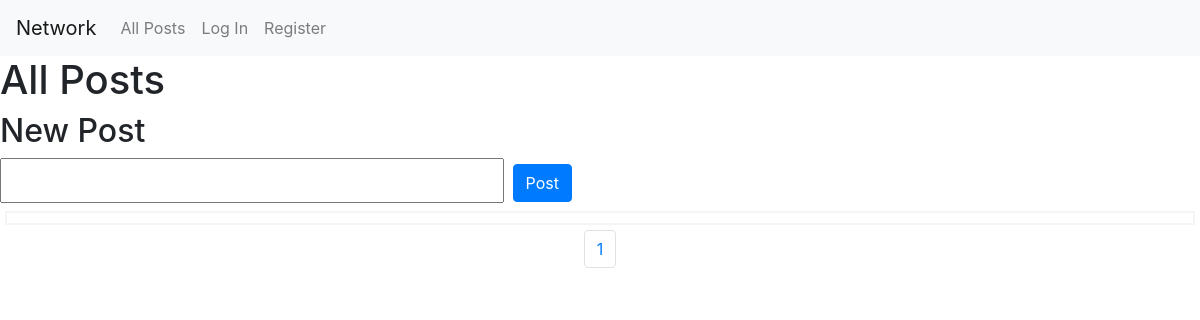
The app's page /, older data.
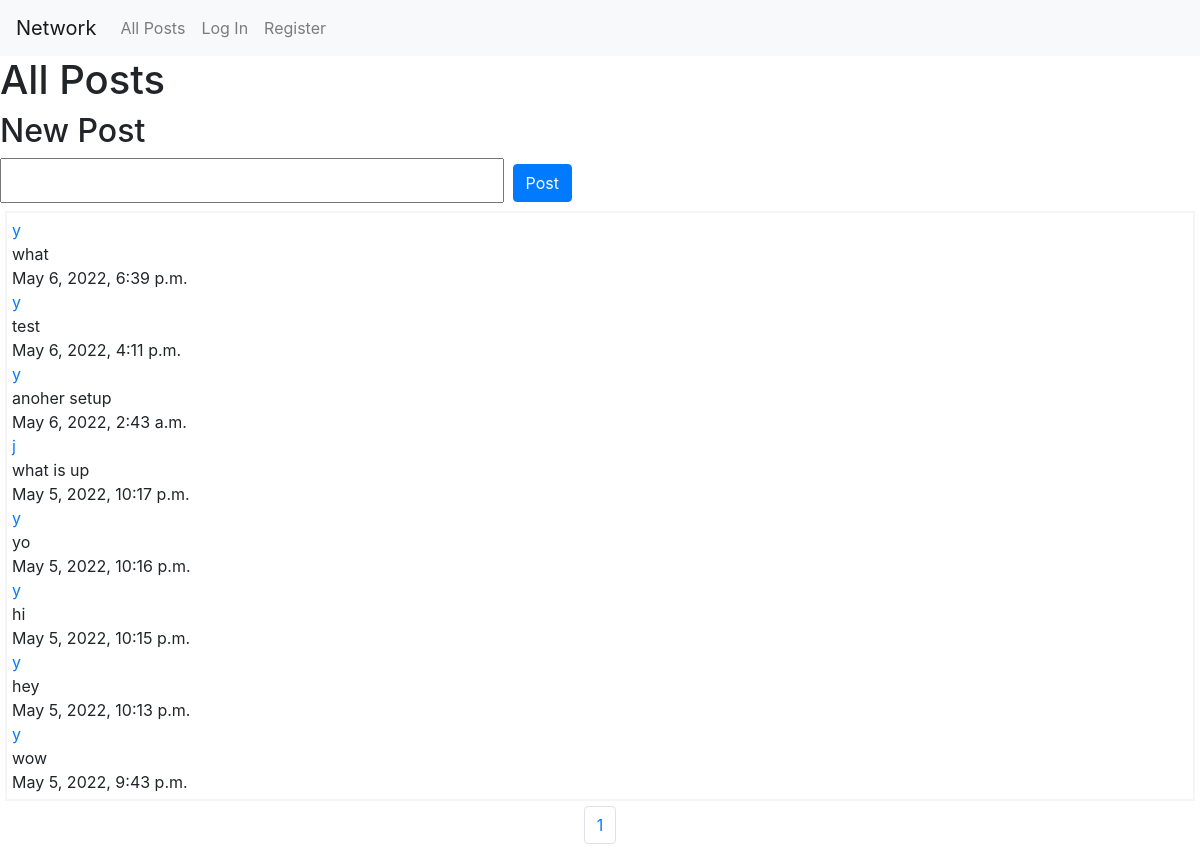
The same page, newer data.
### network/models.py (models this page shows)
class Posts(models.Model):
    content = models.TextField(max_length=280)
    user = models.ForeignKey(
        "User", on_delete=models.CASCADE, related_name="Posts")
    timestamp = models.DateTimeField(auto_now_add=True)

class User(AbstractUser):
    pass

### network/views.py (the view)
# urls.py: path("", views.index, name="index"),
def index(request):
    page = request.GET.get('page')
    all_posts = Posts.objects.order_by(
        '-timestamp')  # - indicates descending order
    all_posts = Paginator(all_posts, 10)
    posts = all_posts.get_page(page)
    return render(request, "network/index.html", {
        'posts': posts})

### network/templates/network/index.html (shortened to what this page needs)
{% extends "network/layout.html" %}
{% load static %}
{% block body %}
<div class="all-posts-header" id="all-posts-title-id">
    <h1> All Posts <h1>
</div>
<div id='new-post-form'>
    <h2> New Post <h2>
            <form id="post-form">
                <input id="form-input">
                <input id='submit-button' type="submit" class="btn btn-primary" value="Post" />
            </form>
</div>
<div class='all-posts'>
    {% for post in posts%}
    <div class="posts" id="{{post.id}}">
        <a href="{% url 'index' %}">{{post.user}}</a><br>
        {{post.content}}<br>
        {{post.timestamp}}<br>
    </div>
    {% endfor %}
</div>
<nav aria-label="...">
    <ul class="pagination justify-content-center">
        {% for i in posts.paginator.page_range%}
        <li class="page-item"><a class="page-link" href="?page={{i}}">{{i}}</a></li>
        {%endfor%}
    </ul>
</nav>
{% endblock %}

Row changes from the older to the newer data that the page shows:
added Posts: user "y", content "what", timestamp "May 6, 2022, 6:39 p.m."
added Posts: user "y", content "test", timestamp "May 6, 2022, 4:11 p.m."
added Posts: user "y", content "anoher setup", timestamp "May 6, 2022, 2:43 a.m."
added Posts: user "j", content "what is up", timestamp "May 5, 2022, 10:17 p.m."
added Posts: user "y", content "yo", timestamp "May 5, 2022, 10:16 p.m."
added Posts: user "y", content "hi", timestamp "May 5, 2022, 10:15 p.m."
added Posts: user "y", content "hey", timestamp "May 5, 2022, 10:13 p.m."
added Posts: user "y", content "wow", timestamp "May 5, 2022, 9:43 p.m."
